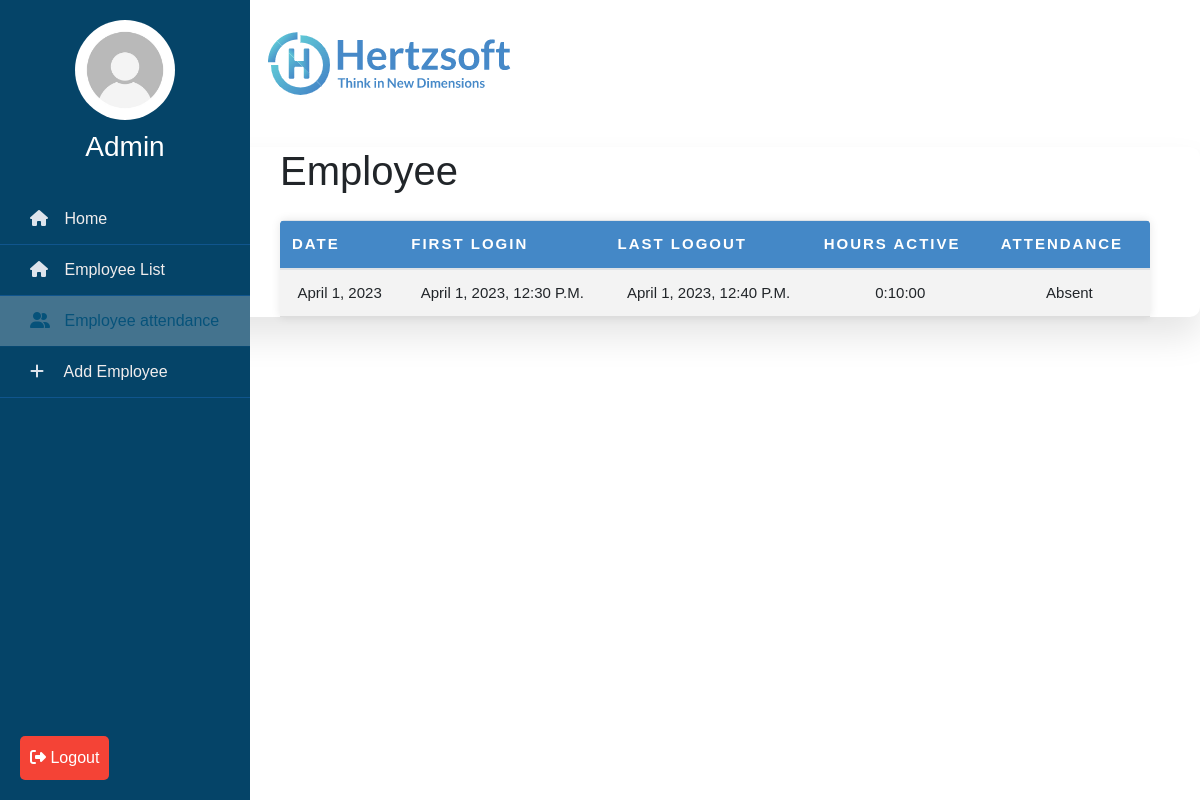
Screenshot of /attendance?id=D1234 (signed in) with the database file from the repository.
### employee/models.py (models this page shows)
class Timestamps(models.Model):
    emp_id = models.CharField(max_length=100)
    loginTime = models.DateTimeField()
    modifiedOn = models.DateTimeField()
    state = models.CharField(max_length=100)  # is connected or disconnected
    temp = models.BooleanField(default=False)

### employee/views.py (the view)
# urls.py: path('attendance', views.attendance, name='attendance'),
@login_required(login_url='login')
def attendance(request):
    id = request.GET.get('id')
    print(id)
    emp = Attendance.objects.all().filter(emp_id=id)
    timestamps = Timestamps.objects.all().filter(emp_id=id).order_by('loginTime')
    print(len(timestamps))
    timestamps_by_date = {}
    for ts in timestamps:
        ts_date = ts.loginTime.date()
        if ts_date not in timestamps_by_date:
            timestamps_by_date[ts_date] = []
        timestamps_by_date[ts_date].append(ts)
    total_working_hours = []
    total_work_time = timedelta(hours=0, minutes=0, seconds=0)
    for date, ts_list in timestamps_by_date.items():
        login_time = None
        total_work_time = timedelta(hours=0, minutes=0, seconds=0)
        for ts in ts_list:
            if ts.state == 'is_connected':
                login_time = ts.loginTime
            elif ts.state == 'is_disconnected' and login_time is not None:
                logout_time = ts.loginTime
                work_time = logout_time - login_time
                total_work_time += work_time
                login_time = None
            print(ts.loginTime, ts.state, total_work_time)
    if (total_work_time > timedelta(hours=6, minutes=0, seconds=0)):
        attendance = "Present"
    else:
        attendance = "Absent"
    if (total_work_time):
        total_working_hours.append(
            {'date': date, 'hours': total_work_time, 'firstLogin': ts_list[0].loginTime, 'lastLogout': logout_time, 'attendance': attendance})
    print(total_working_hours)
    return render(request, 'emp_attendance.html', {'employee': emp, 'attendance': total_working_hours},)

### employee/templates/emp_attendance.html
{% extends 'base.html' %} {% block body %}
<section class="attendance">
  <div class="attendance-list">
    <h1>Employee</h1>
    <table class="table">
      <thead>
        <tr>
          <th>Date</th>
          <th>First Login</th>
          <th>Last Logout</th>
          <th>Hours Active</th>
          <th>Attendance</th>
        </tr>
      </thead>
      <tbody>
        {% for att in attendance%}
        <tr>
          <td>{{att.date}}</td>
          <td>{{att.firstLogin}}</td>
          <td>{{att.lastLogout}}</td>
          <td>{{att.hours}}</td>
          <td>{{att.attendance}}</td>
        </tr>
        {% endfor %}
      </tbody>
    </table>
  </div>
</section>
{% endblock body %}

### employee/static/style.css (style rules this page uses)
* { list-style: none; text-decoration: none; margin: 0; padding: 0; box-sizing: border-box; font-family: ‘Open Sans’, sans-serif; }
.attendance { margin-top: 20px; text-transform: capitalize; }
.attendance-list { width: 100%; padding-left: 280px; padding-right: 50px; margin-top: 10px; background: #fff; border-radius: 10px; box-shadow: 0 20px 35px rgba(0, 0, 0, 0.1); }
.table { border-collapse: collapse; margin: 25px 0; font-size: 15px; min-width: 100%; overflow: hidden; border-radius: 5px 5px 0 0; }
table thead tr { color: #fff; background: rgb(68, 136, 199, 255); text-align: left; font-weight: bold; }
.table th, .table td { padding: 12px 15px; }
.table tbody tr { border-bottom: 1px solid #ddd; }
.table tbody tr:nth-of-type(odd) { background: #f3f3f3; }
body { background-color: #F5F5F5; }
table { border-collapse: collapse; width: 95%; margin: 50px auto; box-shadow: 0px 0px 10px rgba(0, 0, 0, 0.1); }
th, td { padding: 10px; text-align: center; border-bottom: 1px solid #ddd; }
th { background-color: #4488c7; color: #fff; text-transform: uppercase; font-weight: bold; letter-spacing: 2px; }

### rows the page displays
Timestamps: firstLogin "April 1, 2023, 12:30 P.m."
Timestamps: lastLogout "April 1, 2023, 12:40 P.m."

### other values shown
{{ att.date }} "April 1, 2023"
{{ att.hours }} "0:10:00"
{{ att.attendance }} "Absent"
